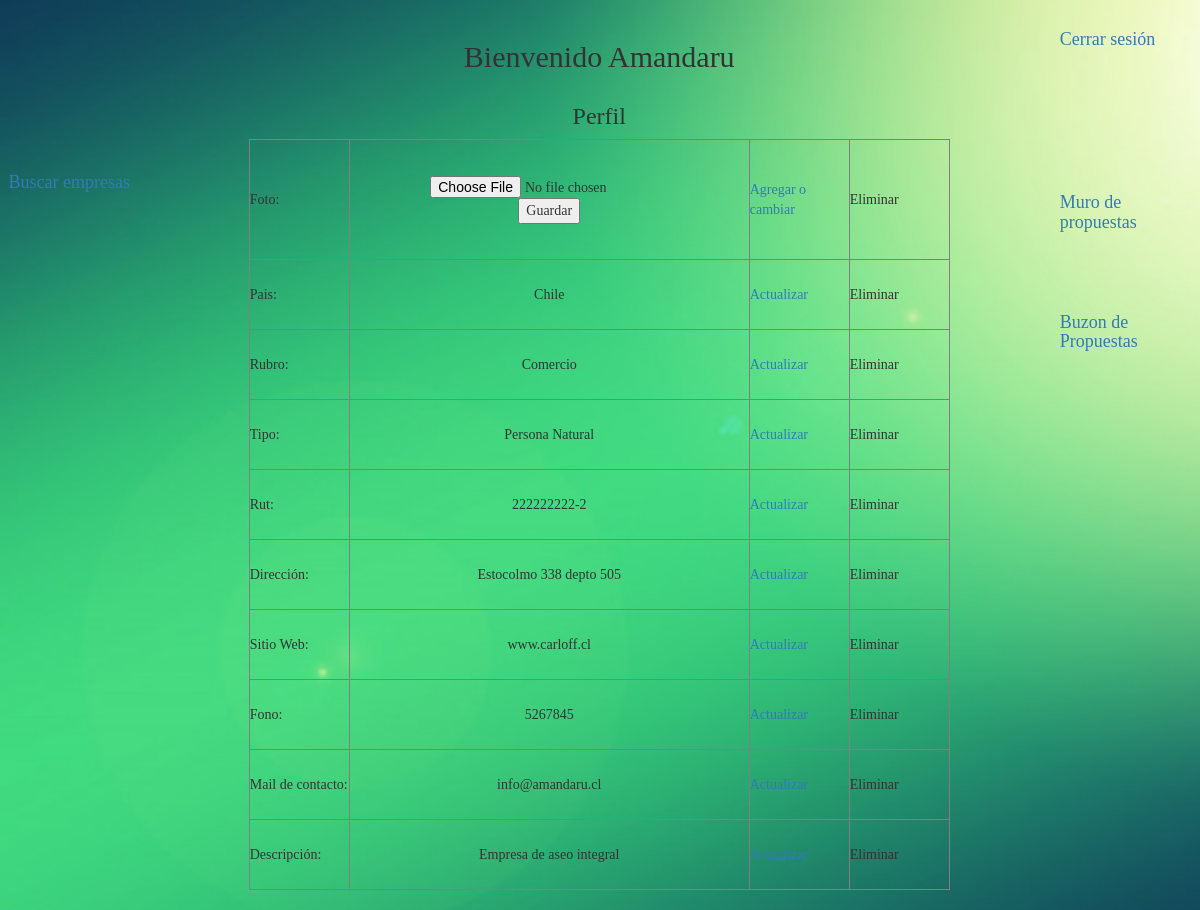
The page /usuario/c_foto.php (signed in) on the database its author committed.
### tables this page shows
CREATE TABLE `datos` (
  `iddato` int(30) NOT NULL,
  `id_usuario` int(30) NOT NULL,
  `pais` varchar(20) DEFAULT NULL,
  `rubro` varchar(20) DEFAULT NULL,
  `tipo` varchar(20) DEFAULT NULL,
  `rut` varchar(20) DEFAULT NULL,
  `direccion` text,
  `descripcion` text,
  `sitio` text,
  `fono` int(11) DEFAULT NULL,
  `mail_contacto` text,
  `foto` longblob
);

### usuario/c_foto.php (the view, shortened to what this page needs)
<?php
include("../sql/conectar.php");
?>
<!DOCTYPE html>
<html>
  <head>
    <link rel="stylesheet" href="https://maxcdn.bootstrapcdn.com/bootstrap/3.3.6/css/bootstrap.min.css"/>
  </head>
  <body background="../imagenes/fondo_verde.jpg", style="font-family: Verdana; font-size:25; background-repeat: no-repeat; background-position: center center fixed; background-size: cover">
    <table style="text-align: left; width: 100%;" cellspacing="2" cellpadding="2" border="0">
      <tbody>
        <tr>
          <td style="vertical-align: top;" width="150px"><br>
          </td>
          <td style="vertical-align: top;" width="1000px"><center><br><h2>Bienvenido <?php echo $_SESSION['nom_emp'] ?></h2></center>
          </td>
          <td style="vertical-align: top;" width="150px"><br><h4><a href="cerrar.php"> Cerrar sesión</a></h4>
          </td>
        </tr>
        <tr>
          <td style="vertical-align: top;" width="150px"><br><br><center><h4><br><br><a href="../busqueda/busqueda2.php">Buscar empresas</a></h4></center>
          </td>
          <td style="vertical-align: top;" width="1000px"><center><h3>Perfil</h3>
            <table border="1">
              <tbody>
                <tr style="height: 120px">
                  <td style="width: 100px">Foto: </td>
                  <td style="width: 100px"><center>
                   <form action="../sql/c_foto_sql.php" method="post" enctype="multipart/form-data"><input type="file" name="foto"> <input type="submit" name="guardar" value="Guardar"></form></center></td>
                  <td style="width: 100px"><a href="c_foto.php"> Agregar o cambiar</a></td>
                  <td style="width: 100px">Eliminar</td>
                </tr>
                <tr style="height: 70px">
                  <td style="width: 100px">Pais: </td>
                  <td style="width: 400px"><center>
                    <?php
                      $user = $_SESSION['id_us'];
                      $sql= "SELECT * FROM datos WHERE id_usuario = $user";
                      $result = $conn->query($sql);
                      while ($fila=$result->fetch_assoc())
                      {echo $fila['pais'];}
                      ?>
                  </center></td>
                  <td style="width: 100px"><a href="c_pais.php"> Actualizar</a></td>
                  <td style="width: 100px">Eliminar</td>
                </tr>
                <tr style="height: 70px">
                 <td style="width: 100px">Rubro: </td>
                  <td style="width: 400px"><center>
                    <?php
                      $user = $_SESSION['id_us'];
                      $sql= "SELECT * FROM datos WHERE id_usuario = $user";
                      $result = $conn->query($sql);
                      while ($fila=$result->fetch_assoc())
                      {echo $fila['rubro'];}
                      ?>
                  </center></td>
                  <td style="width: 100px"><a href="c_rubro.php"> Actualizar</a></td>
                  <td style="width: 100px">Eliminar</td>
                </tr>
                <tr style="height: 70px">
                  <td style="width: 100px">Tipo: </td>
                  <td style="width: 400px"><center>
                    <?php
                      $user = $_SESSION['id_us'];
                      $sql= "SELECT * FROM datos WHERE id_usuario = $user";
                      $result = $conn->query($sql);
                      while ($fila=$result->fetch_assoc())
                      {echo $fila['tipo'];}
                      ?>
                  </center></td>
                   <td style="width: 100px"><a href="c_tipo.php"> Actualizar</a></td>
                  <td style="width: 100px">Eliminar</td>
                </tr>
                <tr style="height: 70px">
                  <td style="width: 100px">Rut: </td>
                  <td style="width: 400px"><center>
                    <?php
                      $user = $_SESSION['id_us'];
                      $sql= "SELECT * FROM datos WHERE id_usuario = $user";
                      $result = $conn->query($sql);
                      while ($fila=$result->fetch_assoc())
                      {echo $fila['rut'];}
                      ?>
                  </center></td>
                   <td style="width: 100px"><a href="c_rut.php"> Actualizar</a></td>
                  <td style="width: 100px">Eliminar</td>
                </tr>
                <tr style="height: 70px">
                  <td style="width: 100px">Dirección: </td>
                  <td style="width: 400px"><center>
                    <?php
                      $user = $_SESSION['id_us'];
                      $sql= "SELECT * FROM datos WHERE id_usuario = $user";
                      $result = $conn->query($sql);
                      while ($fila=$result->fetch_assoc())
                      {echo $fila['direccion'];}
                      ?>
                  </center></td>
                  <td style="width: 100px"><a href="c_dire.php"> Actualizar</a></td>
                  <td style="width: 100px">Eliminar</td>
                </tr>
                <tr style="height: 70px">
                  <td style="width: 100px">Sitio Web: </td>
                  <td style="width: 400px"><center>
                    <?php
                      $user = $_SESSION['id_us'];
                      $sql= "SELECT * FROM datos WHERE id_usuario = $user";
                      $result = $conn->query($sql);
                      while ($fila=$result->fetch_assoc())
                      {echo $fila['sitio'];}
                      ?>
                  </center></td>
                  <td style="width: 100px"><a href="c_sitio.php"> Actualizar</a></td>
                  <td style="width: 100px">Eliminar</td>
                </tr>
                <tr style="height: 70px">
                  <td style="width: 100px">Fono: </td>
                  <td style="width: 400px"><center>
                    <?php
                      $user = $_SESSION['id_us'];
                      $sql= "SELECT * FROM datos WHERE id_usuario = $user";
                      $result = $conn->query($sql);
                      while ($fila=$result->fetch_assoc())
                      {echo $fila['fono'];}
                      ?>
                  </center></td>
                  <td style="width: 100px"><a href="c_fono.php"> Actualizar</a></td>
                  <td style="width: 100px">Eliminar</td>
                </tr>
                <tr style="height: 70px">
                  <td>Mail de contacto: </td>
                  <td><center>
                    <?php
                      $user = $_SESSION['id_us'];
                      $sql= "SELECT * FROM datos WHERE id_usuario = $user";
                      $result = $conn->query($sql);
                      while ($fila=$result->fetch_assoc())
                      {echo $fila['mail_contacto'];}
                      ?>
                  </center></td>
                  <td style="width: 100px"><a href="c_mail.php"> Actualizar</a></td>
                  <td style="width: 100px">Eliminar</td>
                </tr>
                <tr style="height: 70px">
                  <td style="width: 100px">Descripción: </td>
                  <td><center>
                    <?php
                      $user = $_SESSION['id_us'];
                      $sql= "SELECT * FROM datos WHERE id_usuario = $user";
                      $result = $conn->query($sql);
                      while ($fila=$result->fetch_assoc())
                      {echo $fila['descripcion'];}
                      ?>
                  </center></td>
                  <td style="width: 100px"><a href="c_descri.php"> Actualizar</a></td>
                  <td style="width: 100px">Eliminar</td>
                </tr>
              </tbody>
            </table>
          </td>
          <td style="vertical-align: top;" width="150px"><br><br><center><table border="0">
              <tbody>
                <tr><td><h4><a href="../muro/muro.php">Muro de propuestas</a></h4></td></tr>
                 <tr><td><br><br><br><h4><a href="../muro/ver_propuestas.php">Buzon de Propuestas</a></h4></td></tr><br><br><br>
              </tbody>
            </table></center>
          </td>
        </tr>
        <tr>
          <td style="vertical-align: top;"><br>
          </td>
          <td style="vertical-align: top;"><br>
          </td>
          <td style="vertical-align: top;"><br>
          </td>
        </tr>
      </tbody>
    </table>
  </body>
</html>

### rows shown on the page
datos: pais "Chile", rubro "Comercio", tipo "Persona Natural", rut "222222222-2", direccion "Estocolmo 338 depto 505", sitio "www.carloff.cl", fono "5267845", mail_contacto "info@amandaru.cl", descripcion "Empresa de aseo integral"

### other values the page prints
$_SESSION['nom_emp'] "Amandaru"
